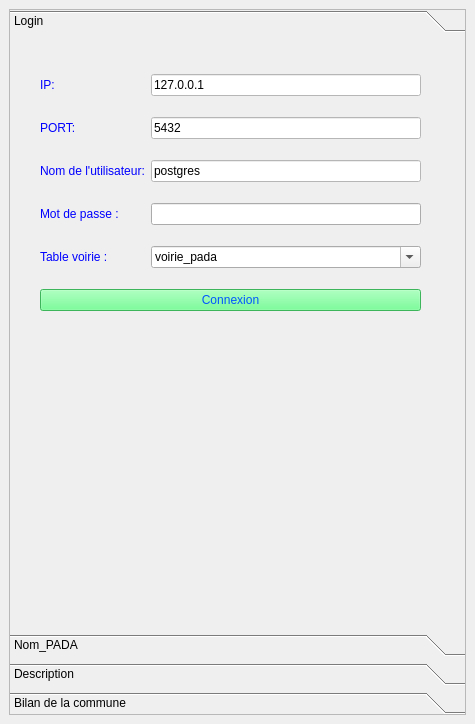
<?xml version="1.0" encoding="UTF-8"?>
<ui version="4.0">
 <class>NomVoieDockWidgetBase</class>
 <widget class="QDockWidget" name="NomVoieDockWidgetBase">
  <property name="geometry">
   <rect>
    <x>0</x>
    <y>0</y>
    <width>475</width>
    <height>724</height>
   </rect>
  </property>
  <property name="windowTitle">
   <string>NomVoie</string>
  </property>
  <widget class="QWidget" name="dockWidgetContents">
   <layout class="QGridLayout" name="gridLayout_5">
    <item row="0" column="0">
     <widget class="QToolBox" name="toolBox">
      <property name="frameShape">
       <enum>QFrame::StyledPanel</enum>
      </property>
      <property name="currentIndex">
       <number>0</number>
      </property>
      <property name="tabSpacing">
       <number>7</number>
      </property>
      <widget class="QWidget" name="page">
       <property name="geometry">
        <rect>
         <x>0</x>
         <y>0</y>
         <width>455</width>
         <height>570</height>
        </rect>
       </property>
       <attribute name="label">
        <string>Login</string>
       </attribute>
       <widget class="QWidget" name="layoutWidget">
        <property name="geometry">
         <rect>
          <x>30</x>
          <y>20</y>
          <width>381</width>
          <height>271</height>
         </rect>
        </property>
        <layout class="QGridLayout" name="gridLayout_4">
         <item row="3" column="0">
          <widget class="QLabel" name="label_13">
           <property name="toolTip">
            <string>&lt;html&gt;&lt;head/&gt;&lt;body&gt;&lt;p align=&quot;right&quot;&gt;&lt;br/&gt;&lt;/p&gt;&lt;/body&gt;&lt;/html&gt;</string>
           </property>
           <property name="styleSheet">
            <string notr="true">color: rgb(0, 0, 255);
font: 10pt &quot;MS Shell Dlg 2&quot;;</string>
           </property>
           <property name="text">
            <string>&lt;html&gt;&lt;head/&gt;&lt;body&gt;&lt;p&gt;Nom de l'utilisateur:&lt;/p&gt;&lt;/body&gt;&lt;/html&gt;</string>
           </property>
          </widget>
         </item>
         <item row="5" column="1">
          <widget class="QComboBox" name="voirie_pada">
           <property name="editable">
            <bool>true</bool>
           </property>
           <property name="currentText">
            <string>voirie_pada</string>
           </property>
          </widget>
         </item>
         <item row="4" column="1">
          <widget class="QgsPasswordLineEdit" name="pass_line"/>
         </item>
         <item row="2" column="0">
          <widget class="QLabel" name="label_16">
           <property name="toolTip">
            <string>&lt;html&gt;&lt;head/&gt;&lt;body&gt;&lt;p align=&quot;right&quot;&gt;&lt;br/&gt;&lt;/p&gt;&lt;/body&gt;&lt;/html&gt;</string>
           </property>
           <property name="whatsThis">
            <string/>
           </property>
           <property name="accessibleDescription">
            <string/>
           </property>
           <property name="styleSheet">
            <string notr="true">color: rgb(0, 0, 255);
font: 10pt &quot;MS Shell Dlg 2&quot;;</string>
           </property>
           <property name="text">
            <string>&lt;html&gt;&lt;head/&gt;&lt;body&gt;&lt;p&gt;PORT:&lt;/p&gt;&lt;/body&gt;&lt;/html&gt;</string>
           </property>
          </widget>
         </item>
         <item row="0" column="0">
          <widget class="QLabel" name="label_15">
           <property name="toolTip">
            <string>&lt;html&gt;&lt;head/&gt;&lt;body&gt;&lt;p align=&quot;right&quot;&gt;&lt;br/&gt;&lt;/p&gt;&lt;/body&gt;&lt;/html&gt;</string>
           </property>
           <property name="styleSheet">
            <string notr="true">color: rgb(0, 0, 255);
font: 10pt &quot;MS Shell Dlg 2&quot;;</string>
           </property>
           <property name="text">
            <string>&lt;html&gt;&lt;head/&gt;&lt;body&gt;&lt;p&gt;IP:&lt;/p&gt;&lt;/body&gt;&lt;/html&gt;</string>
           </property>
          </widget>
         </item>
         <item row="0" column="1">
          <widget class="QLineEdit" name="IP_name">
           <property name="styleSheet">
            <string notr="true">background-color: rgb(255, 255, 255);</string>
           </property>
           <property name="text">
            <string>127.0.0.1</string>
           </property>
          </widget>
         </item>
         <item row="4" column="0">
          <widget class="QLabel" name="label_14">
           <property name="toolTip">
            <string>&lt;html&gt;&lt;head/&gt;&lt;body&gt;&lt;p align=&quot;right&quot;&gt;&lt;br/&gt;&lt;/p&gt;&lt;/body&gt;&lt;/html&gt;</string>
           </property>
           <property name="styleSheet">
            <string notr="true">color: rgb(0, 0, 255);
font: 10pt &quot;MS Shell Dlg 2&quot;;</string>
           </property>
           <property name="text">
            <string>&lt;html&gt;&lt;head/&gt;&lt;body&gt;&lt;p&gt;Mot de passe :&lt;/p&gt;&lt;/body&gt;&lt;/html&gt;</string>
           </property>
          </widget>
         </item>
         <item row="5" column="0">
          <widget class="QLabel" name="label_19">
           <property name="toolTip">
            <string>&lt;html&gt;&lt;head/&gt;&lt;body&gt;&lt;p align=&quot;right&quot;&gt;&lt;br/&gt;&lt;/p&gt;&lt;/body&gt;&lt;/html&gt;</string>
           </property>
           <property name="styleSheet">
            <string notr="true">color: rgb(0, 0, 255);
font: 10pt &quot;MS Shell Dlg 2&quot;;</string>
           </property>
           <property name="text">
            <string>&lt;html&gt;&lt;head/&gt;&lt;body&gt;&lt;p&gt;Table voirie :&lt;/p&gt;&lt;/body&gt;&lt;/html&gt;</string>
           </property>
          </widget>
         </item>
         <item row="3" column="1">
          <widget class="QLineEdit" name="op_name_lst_2">
           <property name="styleSheet">
            <string notr="true">background-color: rgb(255, 255, 255);</string>
           </property>
           <property name="text">
            <string>postgres</string>
           </property>
           <property name="cursorPosition">
            <number>8</number>
           </property>
           <property name="cursorMoveStyle">
            <enum>Qt::LogicalMoveStyle</enum>
           </property>
          </widget>
         </item>
         <item row="2" column="1">
          <widget class="QLineEdit" name="PORT_name">
           <property name="styleSheet">
            <string notr="true">background-color: rgb(255, 255, 255);</string>
           </property>
           <property name="text">
            <string>5432</string>
           </property>
          </widget>
         </item>
         <item row="7" column="0" colspan="2">
          <widget class="QPushButton" name="BTN_START">
           <property name="cursor">
            <cursorShape>PointingHandCursor</cursorShape>
           </property>
           <property name="styleSheet">
            <string notr="true">color: rgb(0, 85, 255);
font: 75 14pt &quot;MS Shell Dlg 2&quot;;
background-color: rgb(85, 255, 127);</string>
           </property>
           <property name="text">
            <string>Connexion</string>
           </property>
          </widget>
         </item>
        </layout>
       </widget>
      </widget>
      <widget class="QWidget" name="Voie">
       <property name="geometry">
        <rect>
         <x>0</x>
         <y>0</y>
         <width>455</width>
         <height>570</height>
        </rect>
       </property>
       <attribute name="label">
        <string>Nom_PADA</string>
       </attribute>
       <widget class="QWidget" name="layoutWidget">
        <property name="geometry">
         <rect>
          <x>10</x>
          <y>0</y>
          <width>421</width>
          <height>521</height>
         </rect>
        </property>
        <layout class="QGridLayout" name="gridLayout_6">
         <item row="5" column="0" colspan="2">
          <widget class="Line" name="line_2">
           <property name="orientation">
            <enum>Qt::Horizontal</enum>
           </property>
          </widget>
         </item>
         <item row="15" column="0" colspan="2">
          <widget class="QPushButton" name="retirer">
           <property name="cursor">
            <cursorShape>PointingHandCursor</cursorShape>
           </property>
           <property name="styleSheet">
            <string notr="true">background-color: rgb(255, 0, 0);
font: 14pt &quot;MS Shell Dlg 2&quot;;</string>
           </property>
           <property name="text">
            <string>Débâtiser</string>
           </property>
          </widget>
         </item>
         <item row="0" column="0" colspan="2">
          <widget class="QLabel" name="label_18">
           <property name="toolTip">
            <string>&lt;html&gt;&lt;head/&gt;&lt;body&gt;&lt;p align=&quot;right&quot;&gt;&lt;br/&gt;&lt;/p&gt;&lt;/body&gt;&lt;/html&gt;</string>
           </property>
           <property name="styleSheet">
            <string notr="true">color: rgb(0, 0, 255);
font: 10pt &quot;MS Shell Dlg 2&quot;;</string>
           </property>
           <property name="text">
            <string>&lt;html&gt;&lt;head/&gt;&lt;body&gt;&lt;p align=&quot;center&quot;&gt;Rue Navigateur&lt;/p&gt;&lt;/body&gt;&lt;/html&gt;</string>
           </property>
          </widget>
         </item>
         <item row="2" column="1">
          <widget class="QPushButton" name="next">
           <property name="cursor">
            <cursorShape>PointingHandCursor</cursorShape>
           </property>
           <property name="styleSheet">
            <string notr="true">color: rgb(0, 0, 255);</string>
           </property>
           <property name="text">
            <string>Suivant &gt;&gt;&gt;</string>
           </property>
          </widget>
         </item>
         <item row="13" column="0" colspan="2">
          <widget class="QPushButton" name="Load_2">
           <property name="cursor">
            <cursorShape>PointingHandCursor</cursorShape>
           </property>
           <property name="styleSheet">
            <string notr="true">font: 14pt &quot;MS Shell Dlg 2&quot;;
background-color: rgb(255, 85, 255);</string>
           </property>
           <property name="text">
            <string>Changement du Nom proposer</string>
           </property>
          </widget>
         </item>
         <item row="9" column="0" colspan="2">
          <widget class="QPushButton" name="Load">
           <property name="cursor">
            <cursorShape>PointingHandCursor</cursorShape>
           </property>
           <property name="styleSheet">
            <string notr="true">font: 14pt &quot;MS Shell Dlg 2&quot;;
background-color: rgb(255, 255, 127);</string>
           </property>
           <property name="text">
            <string>BATISER</string>
           </property>
          </widget>
         </item>
         <item row="3" column="0" colspan="2">
          <widget class="Line" name="line">
           <property name="orientation">
            <enum>Qt::Horizontal</enum>
           </property>
          </widget>
         </item>
         <item row="2" column="0">
          <widget class="QPushButton" name="prev">
           <property name="cursor">
            <cursorShape>PointingHandCursor</cursorShape>
           </property>
           <property name="styleSheet">
            <string notr="true">color: rgb(170, 85, 0);</string>
           </property>
           <property name="text">
            <string>&lt;&lt;&lt; Antérieur</string>
           </property>
          </widget>
         </item>
         <item row="4" column="0" colspan="2">
          <layout class="QGridLayout" name="gridLayout_2">
           <item row="0" column="1">
            <widget class="QComboBox" name="commune"/>
           </item>
           <item row="0" column="0">
            <widget class="QLabel" name="label_7">
             <property name="styleSheet">
              <string notr="true">font: 14pt &quot;MS Shell Dlg 2&quot;;</string>
             </property>
             <property name="text">
              <string>Commune</string>
             </property>
            </widget>
           </item>
           <item row="0" column="2">
            <widget class="QPushButton" name="BTN_VALIDER">
             <property name="cursor">
              <cursorShape>PointingHandCursor</cursorShape>
             </property>
             <property name="styleSheet">
              <string notr="true">background-color: rgb(0, 255, 0);
background-color: rgb(85, 255, 127);</string>
             </property>
             <property name="text">
              <string>Valider</string>
             </property>
            </widget>
           </item>
           <item row="1" column="0">
            <widget class="QLabel" name="label_9">
             <property name="styleSheet">
              <string notr="true">font: 14pt &quot;MS Shell Dlg 2&quot;;</string>
             </property>
             <property name="text">
              <string>Trier par:</string>
             </property>
            </widget>
           </item>
           <item row="1" column="1" colspan="2">
            <widget class="QComboBox" name="typologie"/>
           </item>
          </layout>
         </item>
         <item row="14" column="0" colspan="2">
          <widget class="Line" name="line_4">
           <property name="orientation">
            <enum>Qt::Horizontal</enum>
           </property>
          </widget>
         </item>
         <item row="6" column="0" colspan="2">
          <widget class="QLabel" name="label_8">
           <property name="styleSheet">
            <string notr="true">font: 12pt &quot;MS Shell Dlg 2&quot;;
background-color: rgb(170, 255, 127);
border-color: rgb(0, 0, 0);</string>
           </property>
           <property name="text">
            <string/>
           </property>
          </widget>
         </item>
         <item row="8" column="0" colspan="2">
          <layout class="QGridLayout" name="gridLayout">
           <item row="0" column="0" colspan="2">
            <widget class="QLabel" name="label_4">
             <property name="styleSheet">
              <string notr="true">font: 20pt &quot;MS Shell Dlg 2&quot;;</string>
             </property>
             <property name="text">
              <string>&lt;html&gt;&lt;head/&gt;&lt;body&gt;&lt;p&gt;&lt;span style=&quot; font-size:14pt;&quot;&gt;Nom proposer&lt;/span&gt;&lt;/p&gt;&lt;/body&gt;&lt;/html&gt;</string>
             </property>
            </widget>
           </item>
           <item row="1" column="0">
            <widget class="QPushButton" name="decr">
             <property name="cursor">
              <cursorShape>PointingHandCursor</cursorShape>
             </property>
             <property name="text">
              <string>Description 
 &gt;&gt;&gt;&gt;</string>
             </property>
            </widget>
           </item>
           <item row="1" column="1">
            <widget class="QListWidget" name="codl">
             <property name="cursor" stdset="0">
              <cursorShape>PointingHandCursor</cursorShape>
             </property>
            </widget>
           </item>
          </layout>
         </item>
         <item row="7" column="0" colspan="2">
          <widget class="Line" name="line_3">
           <property name="orientation">
            <enum>Qt::Horizontal</enum>
           </property>
          </widget>
         </item>
         <item row="12" column="0" colspan="2">
          <widget class="Line" name="line_7">
           <property name="orientation">
            <enum>Qt::Horizontal</enum>
           </property>
          </widget>
         </item>
        </layout>
       </widget>
      </widget>
      <widget class="QWidget" name="Description">
       <property name="geometry">
        <rect>
         <x>0</x>
         <y>0</y>
         <width>455</width>
         <height>570</height>
        </rect>
       </property>
       <attribute name="label">
        <string>Description</string>
       </attribute>
       <widget class="QWidget" name="layoutWidget">
        <property name="geometry">
         <rect>
          <x>10</x>
          <y>0</y>
          <width>411</width>
          <height>471</height>
         </rect>
        </property>
        <layout class="QGridLayout" name="gridLayout_3">
         <item row="0" column="0">
          <widget class="QLabel" name="label_5">
           <property name="styleSheet">
            <string notr="true">font: 20pt &quot;MS Shell Dlg 2&quot;;</string>
           </property>
           <property name="text">
            <string>Description:</string>
           </property>
          </widget>
         </item>
         <item row="1" column="0">
          <widget class="QPlainTextEdit" name="Description_2">
           <property name="enabled">
            <bool>false</bool>
           </property>
           <property name="font">
            <font>
             <pointsize>12</pointsize>
            </font>
           </property>
           <property name="undoRedoEnabled">
            <bool>false</bool>
           </property>
          </widget>
         </item>
         <item row="2" column="0">
          <widget class="QPushButton" name="back">
           <property name="cursor">
            <cursorShape>PointingHandCursor</cursorShape>
           </property>
           <property name="text">
            <string>&lt;&lt;&lt;  Retour</string>
           </property>
          </widget>
         </item>
        </layout>
       </widget>
      </widget>
      <widget class="QWidget" name="page_2">
       <property name="geometry">
        <rect>
         <x>0</x>
         <y>0</y>
         <width>455</width>
         <height>570</height>
        </rect>
       </property>
       <attribute name="label">
        <string>Bilan de la commune</string>
       </attribute>
       <widget class="QWidget" name="gridLayoutWidget">
        <property name="geometry">
         <rect>
          <x>10</x>
          <y>0</y>
          <width>441</width>
          <height>361</height>
         </rect>
        </property>
        <layout class="QGridLayout" name="gridLayout_8">
         <item row="12" column="0" colspan="2">
          <widget class="QLabel" name="bilan_rest">
           <property name="styleSheet">
            <string notr="true">font: 12pt &quot;MS Shell Dlg 2&quot;;
color: red;</string>
           </property>
           <property name="text">
            <string/>
           </property>
          </widget>
         </item>
         <item row="11" column="0" colspan="2">
          <widget class="QLabel" name="label_voierestant">
           <property name="styleSheet">
            <string notr="true">font: 12pt &quot;MS Shell Dlg 2&quot;;
color:white;
background-color:red;

</string>
           </property>
           <property name="text">
            <string>nombre de voie restant:</string>
           </property>
          </widget>
         </item>
         <item row="2" column="0" colspan="2">
          <widget class="QLabel" name="bilan_commune">
           <property name="styleSheet">
            <string notr="true">font: 12pt &quot;MS Shell Dlg 2&quot;;</string>
           </property>
           <property name="text">
            <string/>
           </property>
          </widget>
         </item>
         <item row="3" column="0" colspan="2">
          <widget class="Line" name="line_6">
           <property name="orientation">
            <enum>Qt::Horizontal</enum>
           </property>
          </widget>
         </item>
         <item row="6" column="0" colspan="2">
          <widget class="Line" name="line_5">
           <property name="orientation">
            <enum>Qt::Horizontal</enum>
           </property>
          </widget>
         </item>
         <item row="4" column="0" colspan="2">
          <widget class="QLabel" name="label_voienomer">
           <property name="styleSheet">
            <string notr="true">font: 12pt &quot;MS Shell Dlg 2&quot;;
color:white;
background-color:green;</string>
           </property>
           <property name="text">
            <string>nombre de voie nommer:</string>
           </property>
          </widget>
         </item>
         <item row="1" column="0" colspan="2">
          <widget class="QLabel" name="label_bilan">
           <property name="styleSheet">
            <string notr="true">font: 14pt &quot;MS Shell Dlg 2&quot;;
color:blue;
text-align:center;</string>
           </property>
           <property name="text">
            <string>&lt;html&gt;&lt;head/&gt;&lt;body&gt;&lt;p align=&quot;center&quot;&gt;Bilan de la commune:&lt;/p&gt;&lt;/body&gt;&lt;/html&gt;</string>
           </property>
          </widget>
         </item>
         <item row="5" column="0" colspan="2">
          <widget class="QLabel" name="bilan_deno">
           <property name="styleSheet">
            <string notr="true">font: 12pt &quot;MS Shell Dlg 2&quot;;
color: green;
</string>
           </property>
           <property name="text">
            <string/>
           </property>
          </widget>
         </item>
         <item row="0" column="0">
          <widget class="QPushButton" name="majdata">
           <property name="cursor">
            <cursorShape>PointingHandCursor</cursorShape>
           </property>
           <property name="styleSheet">
            <string notr="true">background-color: rgb(0, 170, 255);
color: rgb(255, 255, 255);
font: 75 8pt &quot;Arial&quot;;</string>
           </property>
           <property name="text">
            <string>MAJ des données</string>
           </property>
          </widget>
         </item>
        </layout>
       </widget>
      </widget>
     </widget>
    </item>
   </layout>
  </widget>
 </widget>
 <customwidgets>
  <customwidget>
   <class>QgsPasswordLineEdit</class>
   <extends>QLineEdit</extends>
   <header>qgspasswordlineedit.h</header>
  </customwidget>
 </customwidgets>
 <tabstops>
  <tabstop>IP_name</tabstop>
  <tabstop>op_name_lst_2</tabstop>
  <tabstop>pass_line</tabstop>
  <tabstop>BTN_START</tabstop>
  <tabstop>Description_2</tabstop>
  <tabstop>back</tabstop>
  <tabstop>codl</tabstop>
  <tabstop>decr</tabstop>
  <tabstop>Load</tabstop>
  <tabstop>prev</tabstop>
  <tabstop>next</tabstop>
 </tabstops>
 <resources/>
 <connections/>
</ui>
